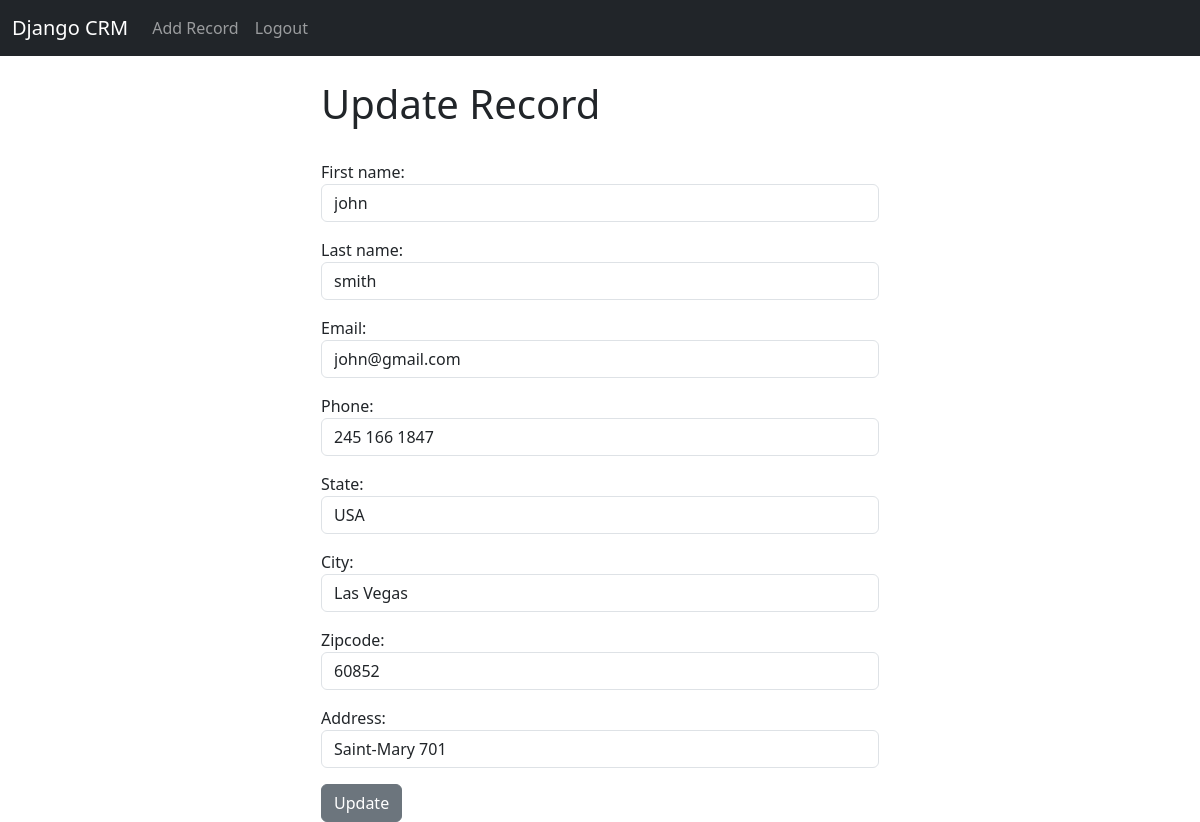
Screenshot of /update_record/2 (signed in) with the database file from the repository.
### app/models.py (models this page shows, shortened)
class Record(models.Model):
    first_name = models.CharField(max_length=50)
    last_name = models.CharField(max_length=50)
    email = models.EmailField(max_length=50)
    phone = models.CharField(max_length=50)
    state = models.CharField(max_length=50)
    city = models.CharField(max_length=50)
    zipcode = models.CharField(max_length=50)
    address = models.CharField(max_length=50)
    created_at = models.DateTimeField(auto_now_add=True)

### app/views.py (the view)
# urls.py: path('update_record/<int:pk>', update_record, name='update_record'),
def update_record(request, pk):
    if request.user.is_authenticated:
        try:
            record = Record.objects.get(id=pk)
        except:
            messages.error(request, 'This Record Does Not Exist!')
            return redirect('home')
        form = RecordForm(request.POST or None, instance=record)
        if form.is_valid():
            form.save()
            messages.success(request, 'Record Updated Successfully...')
            return redirect('home')
        context = {'record': record, 'form': form}
        return render(request, 'update_record.html', context)
    messages.error(request, 'You Must Login!')
    return redirect('home')

### app/forms.py
class RecordForm(forms.ModelForm):
    def __init__(self, *args, **kwargs):
        super().__init__(*args, **kwargs)
        for name, field in self.fields.items():
            field.widget.attrs['class'] = 'form-control'
            field.widget.attrs['placeholder'] = field.label
    class Meta:
        model = Record
        fields = '__all__'

### templates/update_record.html (shortened to what this page needs)
{% extends 'base.html' %}
{% block content %}
<div class="col-md-6 offset-md-3">
    <h1>Update Record</h1>
    <br/>
    <form method="POST" action="{% url 'update_record' record.id %}">
        <div class="mb-3">
            {{form.as_p}}
        </div>
        <button type="submit" class="btn btn-secondary">Update</button>
    </form>
</div>
{% endblock %}

### rows the page displays
Record: first_name "john", last_name "smith", email "john@gmail.com", phone "245 166 1847", state "USA", city "Las Vegas", zipcode "60852", address "Saint-Mary 701"
